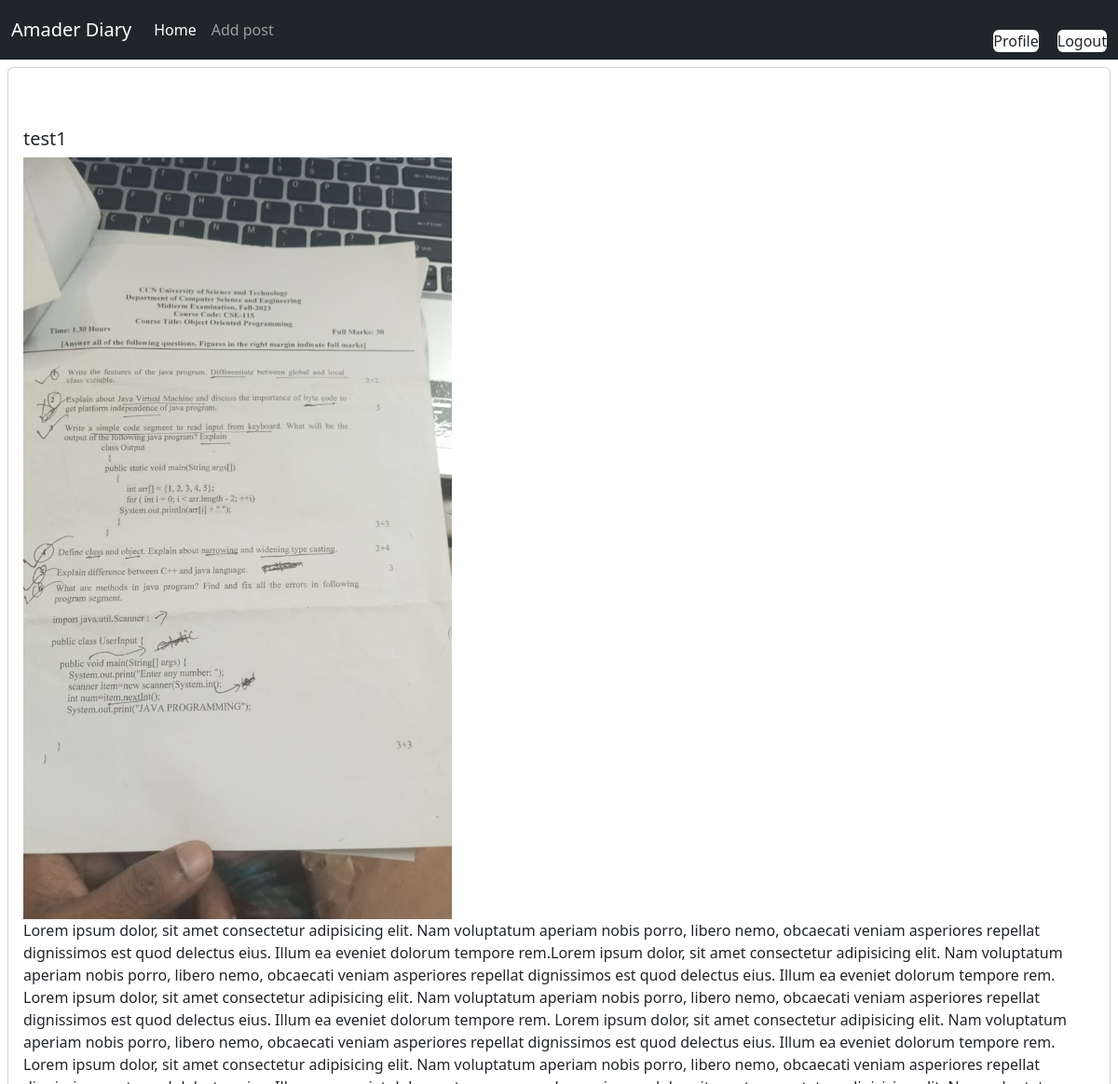
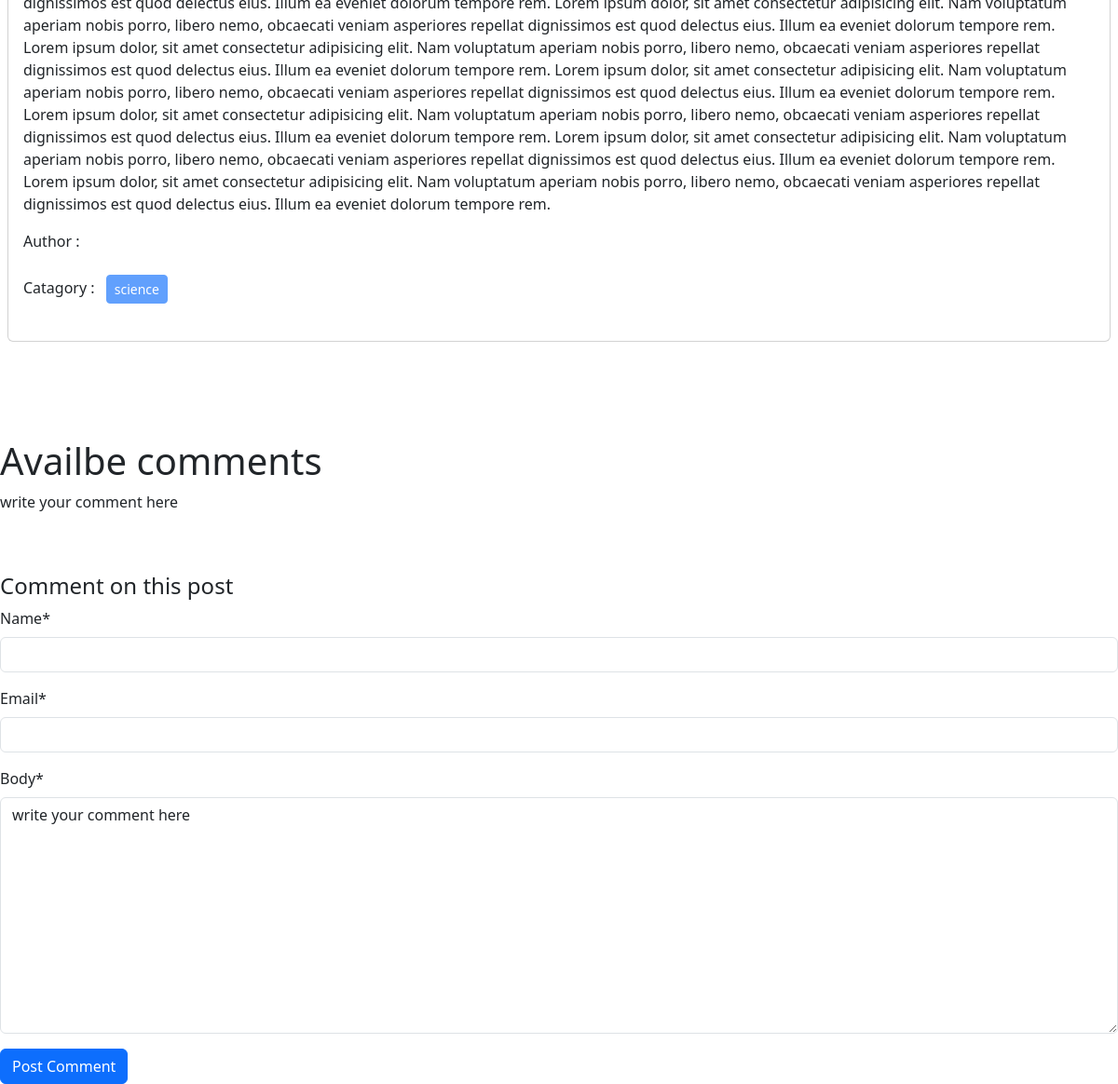
The page /posts/details/60 (signed in) on the database its author committed (2 pictures, top to bottom).
### posts/models.py (models this page shows, shortened)
class post(models.Model):
    title = models.CharField(max_length=50)
    content = models.TextField()
    catagory = models.ManyToManyField(Catagory)
    author = models.ForeignKey(User,on_delete=models.CASCADE)
    image= models.ImageField(upload_to='posts/media/uploads/',blank=True,null=True)

class comment(models.Model):
    post = models.ForeignKey(post,on_delete=models.CASCADE,related_name="comments")
    name = models.CharField(max_length=50)
    email = models.CharField(max_length=50)
    body = models.TextField(default="write your comment here")
    created_on = models.DateTimeField(auto_now_add=True)

### catagories/models.py (models this page shows, shortened)
class Catagory(models.Model):
    name = models.CharField(max_length=100)
    slug = models.SlugField(max_length=100,unique=True,null=True,blank=True)

### posts/views.py (the view, shortened to what this page needs)
# urls.py: path('details/<int:id>', views.postDetailsView.as_view(),name='postDetailsView'),
class postDetailsView(DetailView):
    model = models.post
    pk_url_kwarg = 'id'
    template_name='post_details.html'
    def get_context_data(self,**kwargs):
        context = super().get_context_data(**kwargs)
        post = self.object
        comments = post.comments.all()
        comment_form = forms.CommentForm()
        context['comments']= comments
        context['comment_form'] = comment_form
        return context

### posts/forms.py
class CommentForm(forms.ModelForm):
    class Meta:
        model = comment
        fields = ['name','email','body']

### posts/templates/post_details.html (shortened to what this page needs)
{% extends 'base.html' %} {% block content %}
<div style="margin: auto" class="col-sm-12">
  <div class="card m-2 pt-5">
    <div class="card-body">
      <h5 class="card-title">{{post.title}}</h5>
      {% if post.image %}
      <img
        style="width: 40%; justify-content: center; align-items: center"
        src="{{ post.image.url }}"
        alt="..."
      />
      {% else %}
      <p>No Image</p>
      {% endif %}
      <p class="card-text">{{post.content }}</p>
      <p>Author : {{post.author.first_name}} {{post.author.last_name}}</p>
      <p>
        Catagory : {% for post in post.catagory.all %}
        <button class="btn btn-primary btn-sm m-2" disabled>
          {{post.name}}
        </button>
        {% endfor %}
      </p>
    </div>
  </div>
</div>
<br />
<br />
<br />
<br />
{% load crispy_forms_tags %}
<h1>Availbe comments</h1>
{% for cmt in comments %}
<p>{{cmt.body}}</p>
{% endfor %}
<br>
<br>
<h4>Comment on this post</h4>
<form method="post" action="">
  {{comment_form |crispy}}
  <button class="btn btn-primary" type="submit">Post Comment</button>
</form>
{% endblock %}

### rows shown on the page
post: title "test1", image (picture), content "Lorem ipsum dolor, sit amet consectetur adipisicing elit. Nam voluptatum aperiam nobis porro, libero nemo, obcaecati veniam asperiores repellat dignissimos est quod delectus eius. Illum ea eveniet dolorum tempore rem.Lorem ipsum dolor, sit amet consectetur adipisicing elit. Nam voluptatum aperiam nobis porro, libero nemo, obcaecati veniam asperiores repellat dignissimos est quod delectus eius. Illum ea eveniet dolorum tempore rem. Lorem ipsum dolor, sit amet consectetur adipisicing elit. Nam voluptatum aperiam nobis porro, libero nemo, obcaecati veniam asperiores repellat dignissimos est quod delectus eius. Illum ea eveniet dolorum tempore rem. Lorem ipsum dolor, sit amet consectetur…"
Catagory: name "science"
comment: body "write your comment here"
